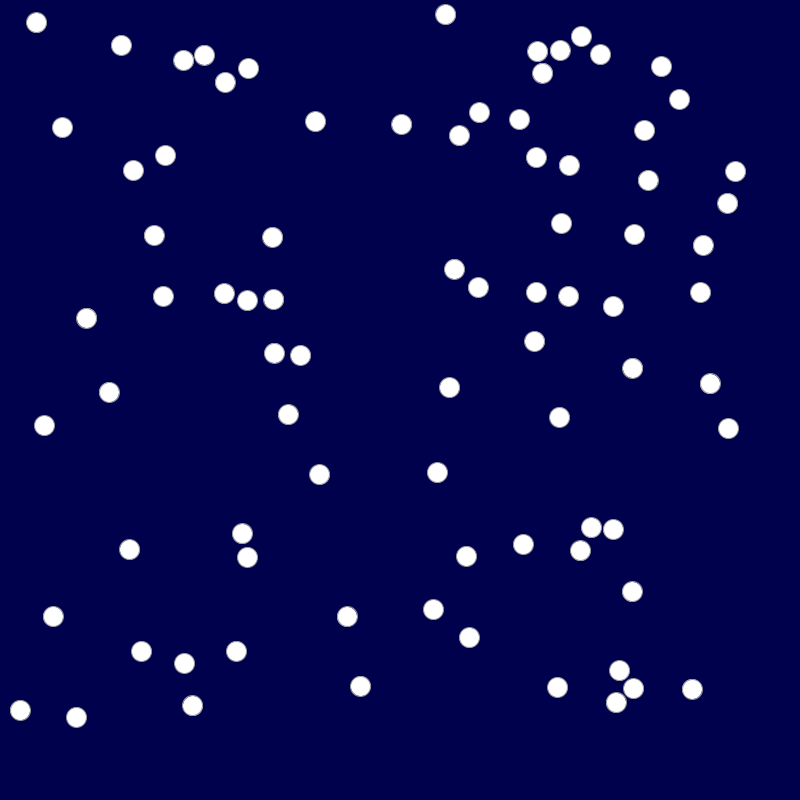
Frame 1 (no input)
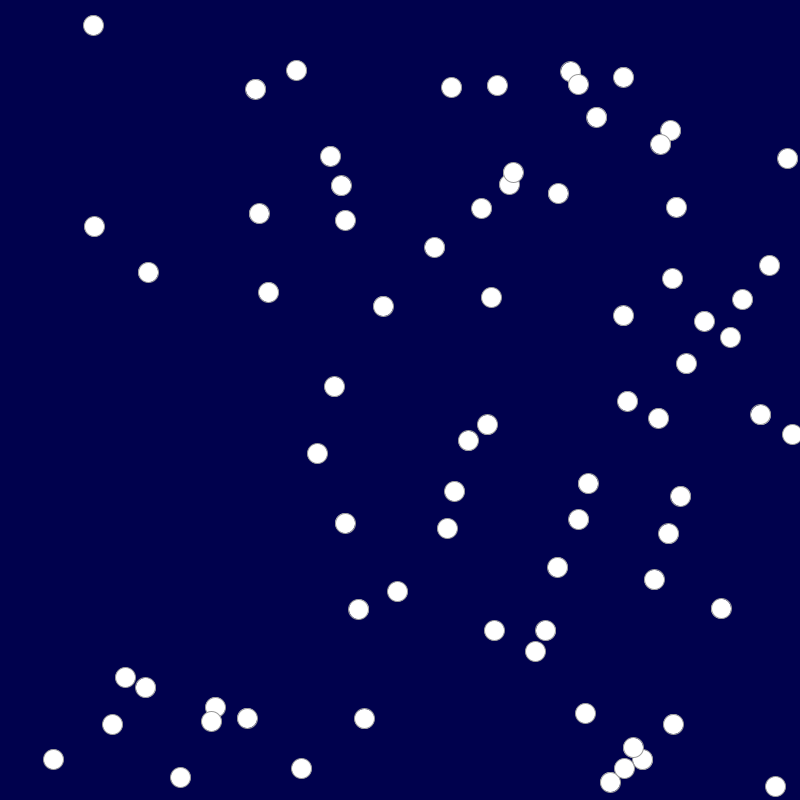
Frame 60 (the mouse pressed at the canvas centre just before this capture)
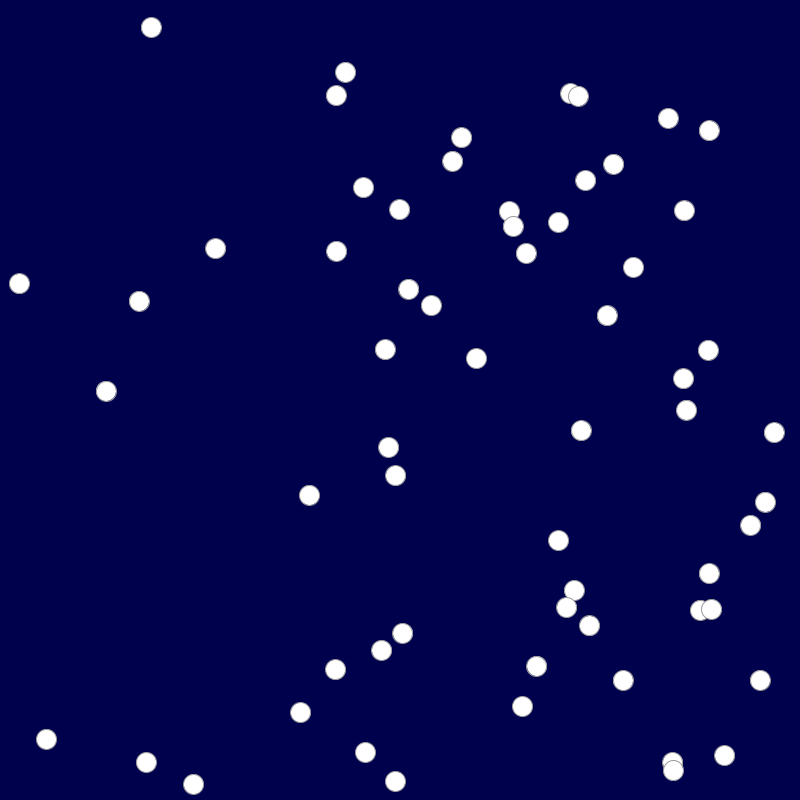
Frame 120 (the mouse held since frame 60 and released just before this capture)

The Processing sketch that drew these frames (run headless with seeded random() and noise(); from frame 60 on, the mouse is pressed at the canvas centre):

// Processing sketch: processing_167131
// ── processing_167131.pde

//Homework 7 by Leiah Fournier

//CREDIT: Daniel

//Number of balls to draw
int numBalls = 100;

//Delaring array
Ball [] balls = new Ball [numBalls];

void setup() {
  size (800,800);
  smooth();
 
 //Create balls
  for (int b = 0; b < numBalls; b++){
    balls [b] = new Ball();
  }
}

void draw(){
  background (333);
  
  //Balls to collide
  for (int b = 0; b < numBalls; b++){
    for (int j = b; j < numBalls; j++){
      
      //Check collision between balls
      if (balls [b] .isCollidingWith (balls[j])) {
        balls [b] .bounceWith (balls[j]);
      }
    }
  }
  
//Calling functions
 for (int b = 0; b < numBalls; b++){
   balls[b].drawBall(2);
   balls[b].updateMovement();
   balls[b].verifyCollision();
 }
}
 //Ball Class
     class Ball {
  float radius;
  PVector position = new PVector (0,0);
  PVector velocity = new PVector (0,0);
  color coloring;
  
  Ball(){
    position.x = random (width - 60);
    position.y = random (height - 60);
    radius = 20;
    velocity.x = random (4);
    velocity.y = random (2);
  }
    
//Position of the balls   
boolean isCollidingWith(Ball balls) {
  return dist (position.x, position.y, balls.position.x, balls.position.y) < (radius + balls.radius) /2;
}
  
  //Change position on x-axis
  void bounceWith (Ball balls){
  position.x *= -1;
  balls.position.x *= -1;
}

//Draw ball and color
void drawBall (float a){
  strokeWeight(1);
 stroke (153); 
  
  if (a != 0 && a != 1) a = 0;
    if (a == 0) ellipse (position.x, position.y, radius, radius);
    if (a == 1) rect (position.x, position.y, radius, radius);
     
  }
  
  //Movement
  void updateMovement(){
    position.x += velocity.x;
    position.y += velocity.y;
  }
  
  //Boundaries
  void verifyCollision(){
    if (position.x - radius/2 < 0 || position.x + radius/2 > width){
      velocity.x *= -1;
    }
    if (position.y - radius/2 < 0 || position.y + radius/2 > height){
      velocity.y *=-1;
    }
  }
     }
  
